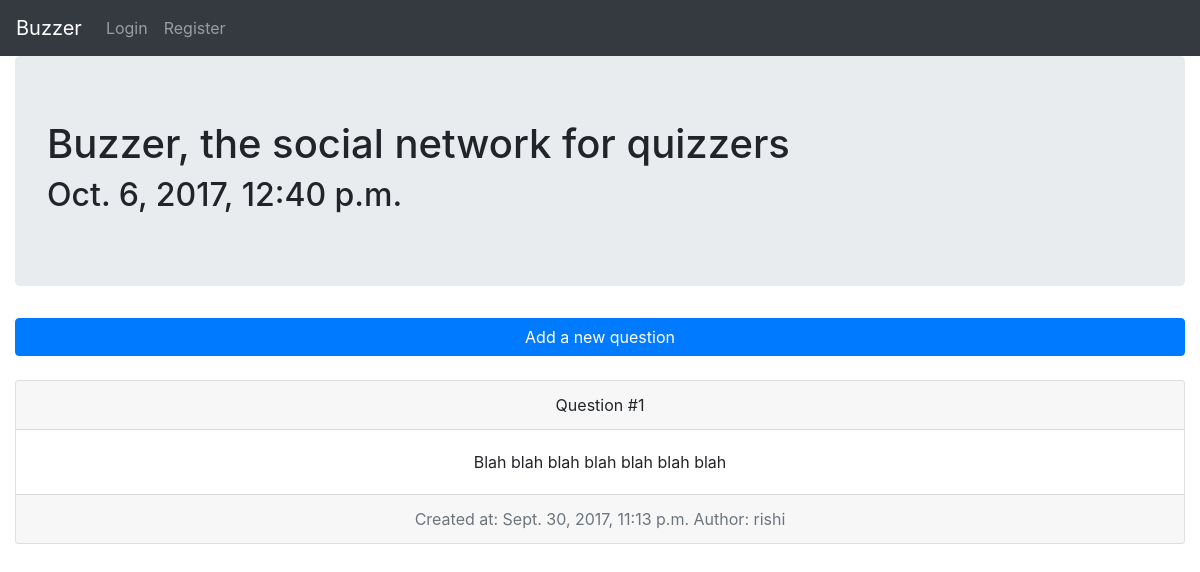
The app's page /, older data.
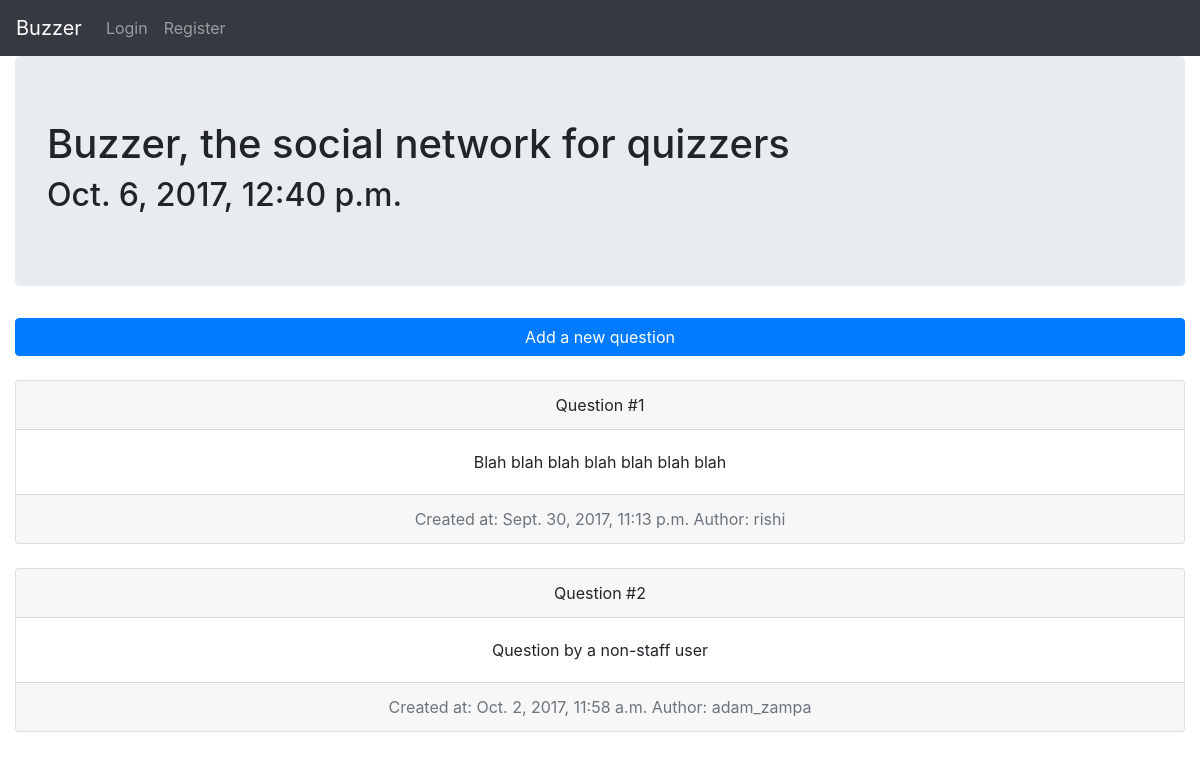
The same page, newer data.
### myapp/models.py (models this page shows, shortened)
class Question(models.Model):
	question_text = models.TextField()
	created_at = models.DateTimeField(default = timezone.now())
	author = models.ForeignKey('auth.User')

### myapp/views.py (the view)
# urls.py: url(r"^$", views.home, name = 'home'),
def home(request):
	questions = Question.objects.all()
	today_datetime = timezone.now()
	return render(request, 'home.html', { 'time': today_datetime, 'questions': questions, 'user': request.user })

### myapp/templates/home.html (shortened to what this page needs)
<!DOCTYPE html>
<html>
<head>
	<link rel="stylesheet" href="https://maxcdn.bootstrapcdn.com/bootstrap/4.0.0-beta/css/bootstrap.min.css">
</head>
<body>
	<nav class="navbar navbar-expand-lg navbar-dark bg-dark">
		<a class="navbar-brand" href="#">Buzzer</a>
		<div class="collapse navbar-collapse" id="navbarNavAltMarkup">
			<div class="navbar-nav">
				{% if user.is_authenticated %}
					<a class="nav-item nav-link" href="{% url 'profile' %}">My profile</a>
					<a class="nav-item nav-link" href="{% url 'logout' %}">Logout</a>
				{% else %}
					<a class="nav-item nav-link" href="{% url 'login' %}">Login</a>
					<a class="nav-item nav-link" href="{% url 'register' %}">Register</a>
				{% endif %}
			</div>
		</div>
	</nav>
	<div class="container-fluid">
		<div class="jumbotron">
			<h1>Buzzer, the social network for quizzers</h1>
			<h2>{{ time }}</h2>
		</div>
		<a type="button" class="btn btn-primary btn-block" href="{% url 'new_question' %}">Add a new question</a>
		<br />
		{% for question in questions %}
			<div class="card text-center">
				<div class="card-header">
					Question #{{ question.pk }}
				  </div>
				  <div class="card-body">
				    	<p class="card-text">{{ question.question_text }}</p>
				  </div>
				  <div class="card-footer text-muted">
				    Created at: {{ question.created_at }}
					Author: {{ question.author }}
				  </div>
			</div>
			<br />
		{% endfor %}
	</div>
</body>
</html>

Row changes from the older to the newer data that the page shows:
added Question: pk "2", question_text "Question by a non-staff user", created_at "Oct. 2, 2017, 11:58 a.m.", author "adam_zampa"
